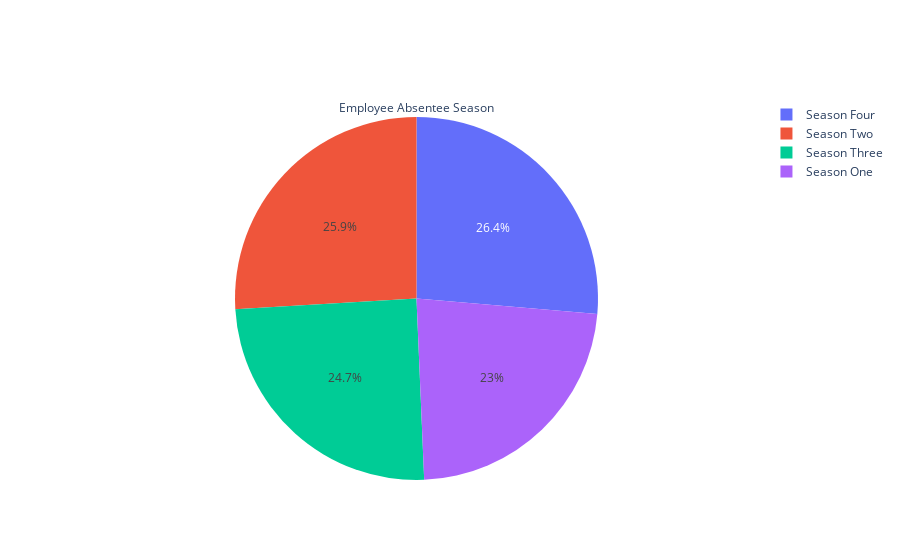

The notebook cell this image was saved under:
### Code cell
title = "Employee Absentee Season"
labels = ['Season One','Season Two', 'Season Three', 'Season Four']
values = [One, Two, Three, Four]
pieChart= go.Figure(data=[go.Pie(labels=labels, values=values, title=title)])
pieChart.show()

### Figure 1 — Plotly figure (JSON) as saved in the notebook; plotly's stock layout.template omitted (floating-point values rounded to 4 significant figures)
{"data": [{"labels": ["Season One", "Season Two", "Season Three", "Season Four"], "title": {"text": "Employee Absentee Season"}, "type": "pie", "values": [170, 192, 183, 195]}], "layout": {}}
